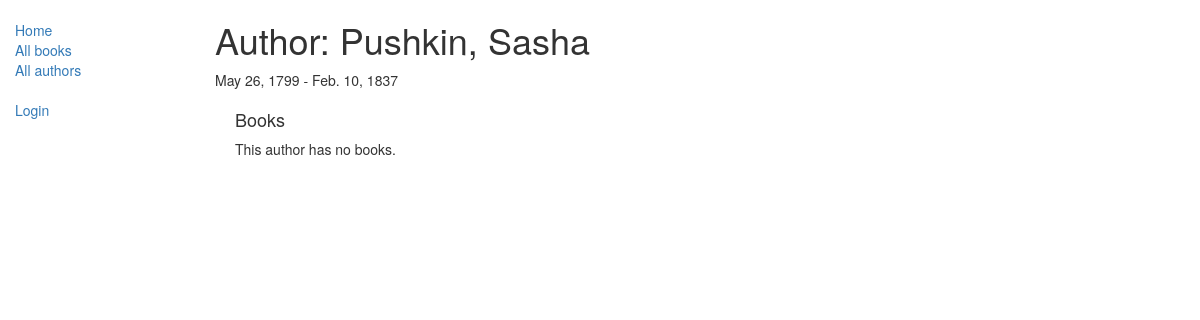
Before: /catalog/author/3 with the older database file.
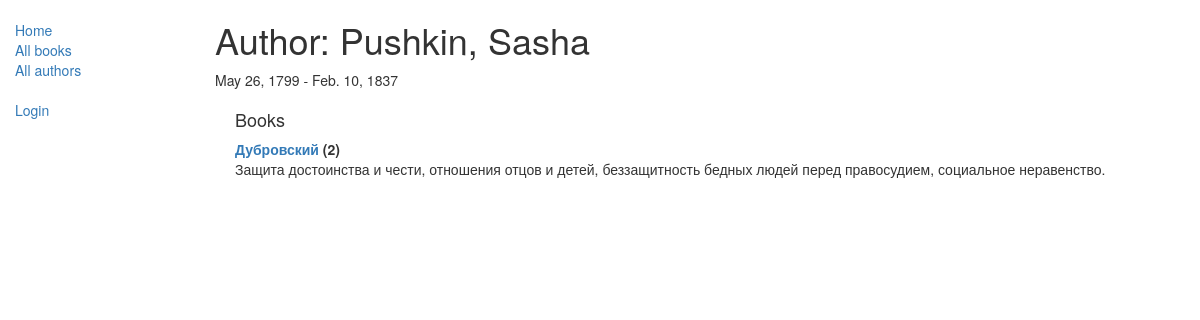
After: the same page with the newer database file.
### catalog/models.py (models this page shows, shortened)
class Book(models.Model):
    title = models.CharField(max_length=200)
    author = models.ForeignKey('Author', on_delete=models.SET_NULL, null=True)
    summary = models.TextField(max_length=1000, help_text="Enter a brief description of the book")
    isbn = models.CharField('ISBN',max_length=13, help_text='13 Character <a href="https://www.isbn-international.org/content/what-isbn">ISBN number</a>')
    genre = models.ManyToManyField(Genre, help_text="Select a genre for this book")
    def __str__(self):
        return self.title
    def display_genre(self):
        """
        Creates a string for the Genre. This is required to display genre in Admin.
        """
        return ', '.join([ genre.name for genre in self.genre.all()[:3] ])
    display_genre.short_description = 'Genre'

### catalog/views.py (the view)
# urls.py: path('author/<int:pk>', views.AuthorDetailView.as_view(), name='author-detail'),
class AuthorDetailView(generic.DetailView):
    model = Author

### catalog/models.py (called while the page is built)
    def __str__(self):
        return '%s, %s' % (self.last_name, self.first_name)

### catalog/templates/catalog/author_detail.html
{% extends "base_generic.html" %}
{% block content %}
<h1>Author: {{ author }} </h1>
<p>{{author.date_of_birth}} - {% if author.date_of_death %}{{author.date_of_death}}{% endif %}</p>
<div style="margin-left:20px;margin-top:20px">
<h4>Books</h4>
<dl>
{% for book in author.book_set.all %}
  <dt><a href="{% url 'book-detail' book.pk %}">{{book}}</a> ({{book.bookinstance_set.all.count}})</dt>
  <dd>{{book.summary}}</dd>
  {% empty %}
  <p>This author has no books.</p>
{% endfor %}
</dl>
</div>
{% endblock %}

Changed rows visible on the page:
added Book: title "Дубровский", bookinstance_set.all.count "2", summary "Защита достоинства и чести, отношения отцов и детей, беззащитность бедных людей перед правосудием, социальное неравенство."
Other visible differences:
text no longer shown: "This author has no books."
